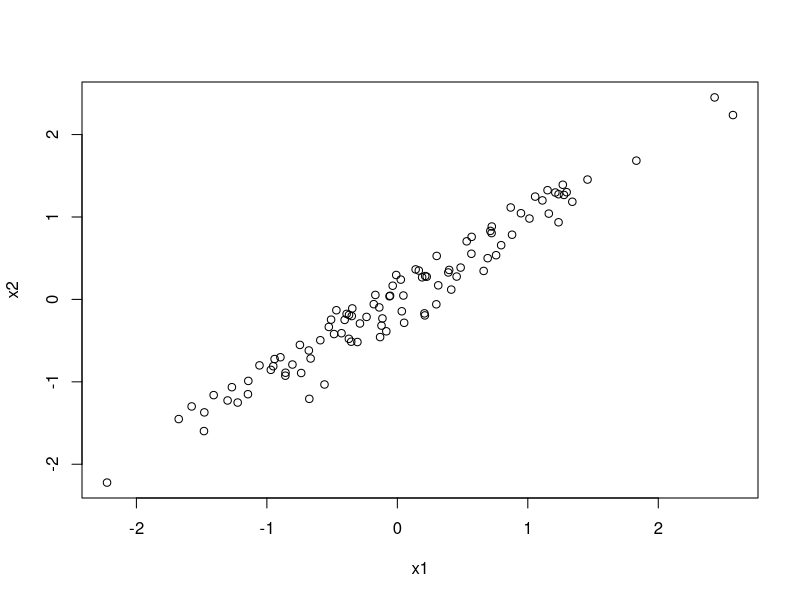
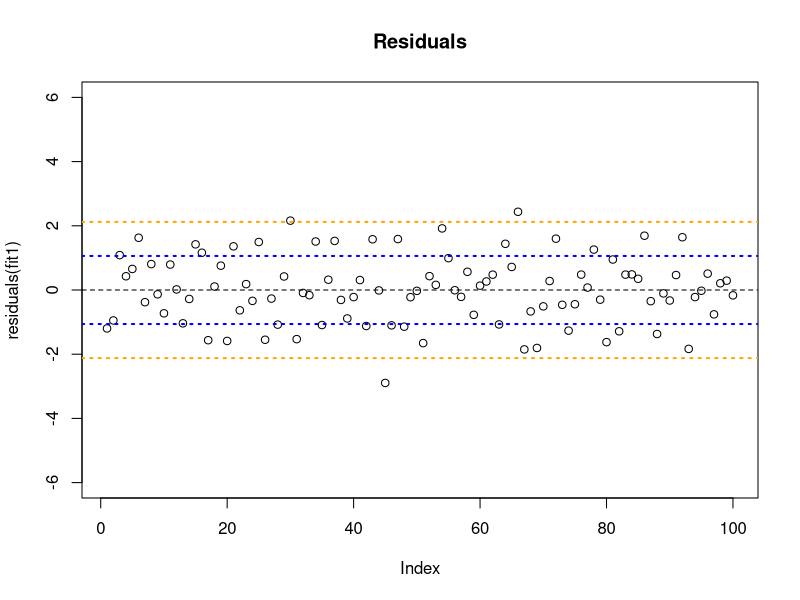

Recreate these plots in R, in order.
setwd("/Users/hkromer/02_PhD/08.ETH_courses/01.CompStat/02.ETH_course.CompStat/")
getwd()

############################################################################################################
# Problem 1
############################################################################################################
# 1. The following R-code genereates an artificial dataset with predictors x1, x2 and response y.


set.seed(0)
n<-100
z1<-rnorm(n)
z2<-rnorm(n)
M=matrix(c(1,1,0.1,-0.1),2,2)
X=t(M%*%rbind(z1,z2))
beta<-c(0.5,-1.0)
x1=X[,1]
x2=X[,2]
y=5+beta[1]*x1+beta[2]*x2 +rnorm(n)



# a) Create a plot of the observations of the two predictor variables x1 and x2.
plot(x1,x2)



# b) Fit a linear model fit1<-lm(y~x1+x2) and print the summary using summary(fit1).
fit1 <- lm(y~x1+x2)
s1 <- summary(fit1)
s1


# c) Recompute the t-value corresponding to βˆ1 by hand using the estimate βˆ1 and
# its estimated standard error se(βˆ1).

# t value by hand
beta1.hat <- s1$coefficients["x1", "Estimate"]
se.beta1.hat <- s1$coefficients["x1", "Std. Error"]
tval.beta1 <- beta1.hat / se.beta1.hat

# t value from R
tval.beta1.fromR <- s1$coefficients["x1", "t value"]

# check if the values are different
abs(tval.beta1 -  tval.beta1.fromR)



# d) Give the definition of a p-value. Then compute the p-value corresponding 
# to βˆ1 using the t-value from part c) and the quantile function of the t-distribution pt().
# Note: You need to provide the correct number of degrees of freedom.



# GIVE DEFINITION of a p-value!
# The p-value is the probability of observing any value equal to |t| or larger,
# where t = (beta1hat - 0)/(SE(beta1hat)) under the null hypothesis which tests beta1 = 0 (there is no 
# relationship between X and Y) versus beta1 != 0 (there is a relationship between X and Y).



# n are the number of observations, already defined
# p is # intercept and two variables x1 and x2
p <- 2
pval.beta1 <- 2*pt(abs(tval.beta1), df=n-p, lower=FALSE)
pval.beta1
pval.beta1.fromR <- s1$coefficients["x1", "Pr(>|t|)"]
pval.beta1.fromR

# check difference
abs(tval.beta1 -  tval.beta1.fromR)





# e) Report the p-value of the overall F-test and reproduce it using anova().
options(digits=10)
s1
pOverall.s1 <- 0.002868773
# overall p-value is 0.002869

# We can also reproduce the p-value by comparing two models:
fit1.small <- lm(y~1)
# and conducting a partial F-test:
s1.anova <- anova(fit1.small, fit1)   
(pOverall.s1.anova <- s1.anova$`Pr(>F)`[2])


abs(pOverall.s1.anova-pOverall.s1)




# f) The overall F-test is significant. However, the p-values for x1 and x2 are not significant. Explain
# how this can be true.

# The overall F-test compares two models: the constant model and a model with both predictors x1 and x2 
# present. The p-values in the table compare a model with one of the predictors versus a model without
# the predictor (i.e. model one is y~x1, model two is y~x1+x2). Only one predictor is enough to make a 
# significant prediction. This is not very surprising since we saw that the x1 and x2 are highly correlated,
# i.e. low x1 correspond to low values of x2 and high values of x1 correspond to high values of x2.




# g) Report the residual standard error, interpret it, and recompute it based on residuals(fit1).
options(digits=5)
res.fromR <- residuals(fit1)

# Compute estimates by hand:
X <- as.matrix( cbind(1, x1, x2) )  # design matrix with [1 x1 x2]. 1 is for the intercept
XtX.inv <- solve(t(X) %*% X)           # (X^T X)^{-1}
(hatbeta <- XtX.inv %*% t(X) %*% y)      # hatbeta = (X^T X)^{-1} X^T y 
# Compare to summary(fit1) which is s1
# s1

# Compute fitted values by hand:
y.hat <- X %*% hatbeta                 # yhat = X hatbeta
# Compare to fitted.values(fit.all):
max( abs(y.hat - fitted.values(fit1)) )

# Re-compute residuals:
res <- y - y.hat 
# Compare to given residuals:
max(abs(res-residuals(fit1)))

# USE R OUTPUT!!!
# Re-compute summary statistics of residuals
summary(res.fromR, digits=3) 
# Compare to summary(fit1)
summary(fit1)

# Re-compute residual standard error (RSE):
p <- 3                                # intercept and two variables
sum(res.fromR^2)/(n-p)                      # sigmahat^2 = RSS/(n-p)
(RSE <- sqrt( sum(res.fromR^2)/(n-p) ))     # RSE = sqrt(RSS/(n-p))
# sigmahat^2 is a measure of goodness of fit.
# It is an estimate of sigma^2, the variance of the statistical errors
# The smaller the number, the better the fit (points closer to the line) 
# The RSE is measured in the same units as the dependent variable.

# Plot
plot(residuals(fit1), ylim=c(-6,6), main="Residuals")
# In case of normally distributed errors, we expect:
#   About 66% of the points are within +/- hat.sigma 
#     from the regression plane (blue dotted lines)
#   Aboute 95% of the points are within +/- 2*hat.sigma 
#     from the regression plane (orange dotted lines)
abline(h=0, lty=2)
abline(h=RSE, lty=3, col="blue", lwd=2)
abline(h=-RSE, lty=3, col="blue", lwd=2)
abline(h=2*RSE, lty=3, col="orange", lwd=2)
abline(h=-2*RSE, lty=3, col="orange", lwd=2)




# h) Report the R2 value, interpret it, and recompute it using residuals(fit1).
# Re-compute R^2:
RSS <- sum( residuals(fit1)^2 )  # residuals = y - yhat
TSS <- sum( (y-mean(y))^2 )
(Rsquared <- 1 - RSS/TSS) 
# Interpretation: proportion of variance explained by regression model
# R**2 is the proportion of the variance in y that is explained by the model
# R**2 = 0, then the model is useless
# R**2 = 1, model explains everything (errors are the smallest)

s1

# Re-compute adjusted R^2:
(Rsquared.adj <- 1 - (RSS/(n-p))/(TSS/(n-1)))
# Adjusted for number of variables in the model




# i) Assume now that we only observed the values for x1 and y whereas x2 is a hidden predictor 
# that we do not observe. Fit the model fit3<-lm(y~x1) and print the summary summary(fit3). 
# Compare the estimated coefficient corresponding to x1 to the one in part b). Interpret the 
# coefficient of x1 in both models.
fit3<-lm(y~x1)
(s3 <- summary(fit3))
s1
# Note: The sign and value of beta1 flipped between the 1st and 3rd model. 
# This shows that the interpretation of each beta_k depends on 
#   the other variables in the model! 